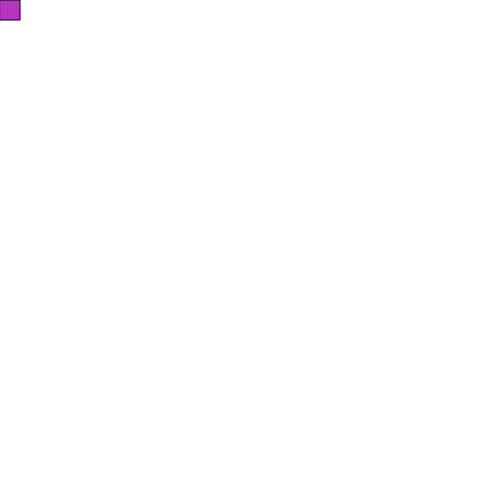
Frame 1 (no input)
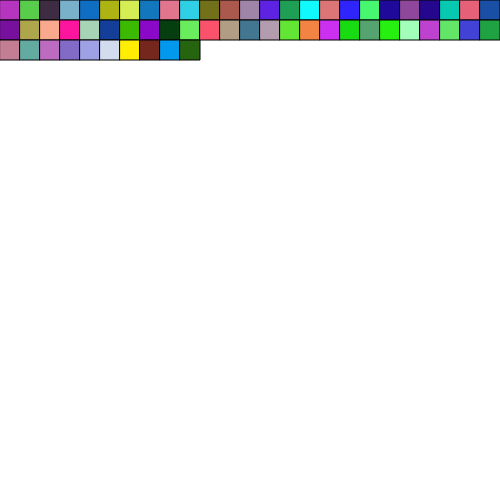
Frame 60 (no input)
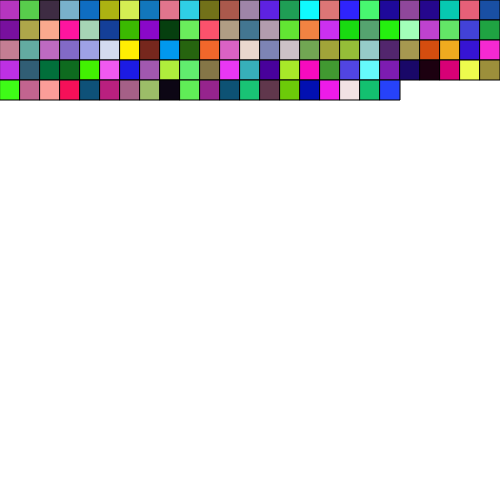
Frame 120 (the mouse pressed at the canvas centre since frame 60)

The p5.js sketch that drew these frames (run headless with seeded random() and noise() and a simulated clock; from frame 60 on, the mouse is pressed at the canvas centre):

// p5.js sketch
// ── sketch.js
let posx = 0;
let posy = 0;
let rectsize = 20;

function setup() {
  createCanvas(500, 500);
  background(255);
}

function draw() {
  fill(random(255), random(255), random(255));
  rect(posx, posy, rectsize, rectsize);

  posx += rectsize;
  if (posx >= width) {
    posx = 0;
    posy += rectsize;
  }
}
